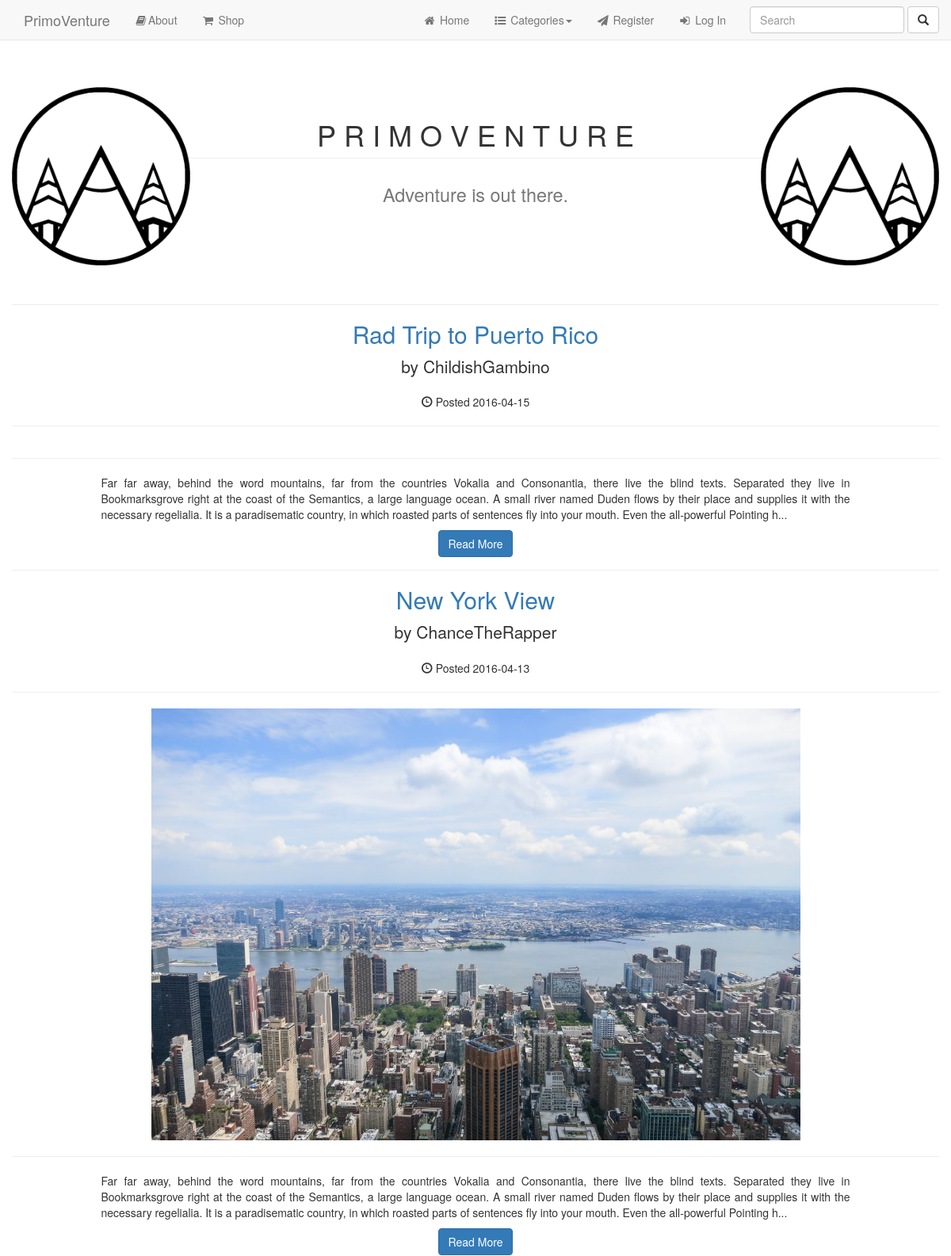
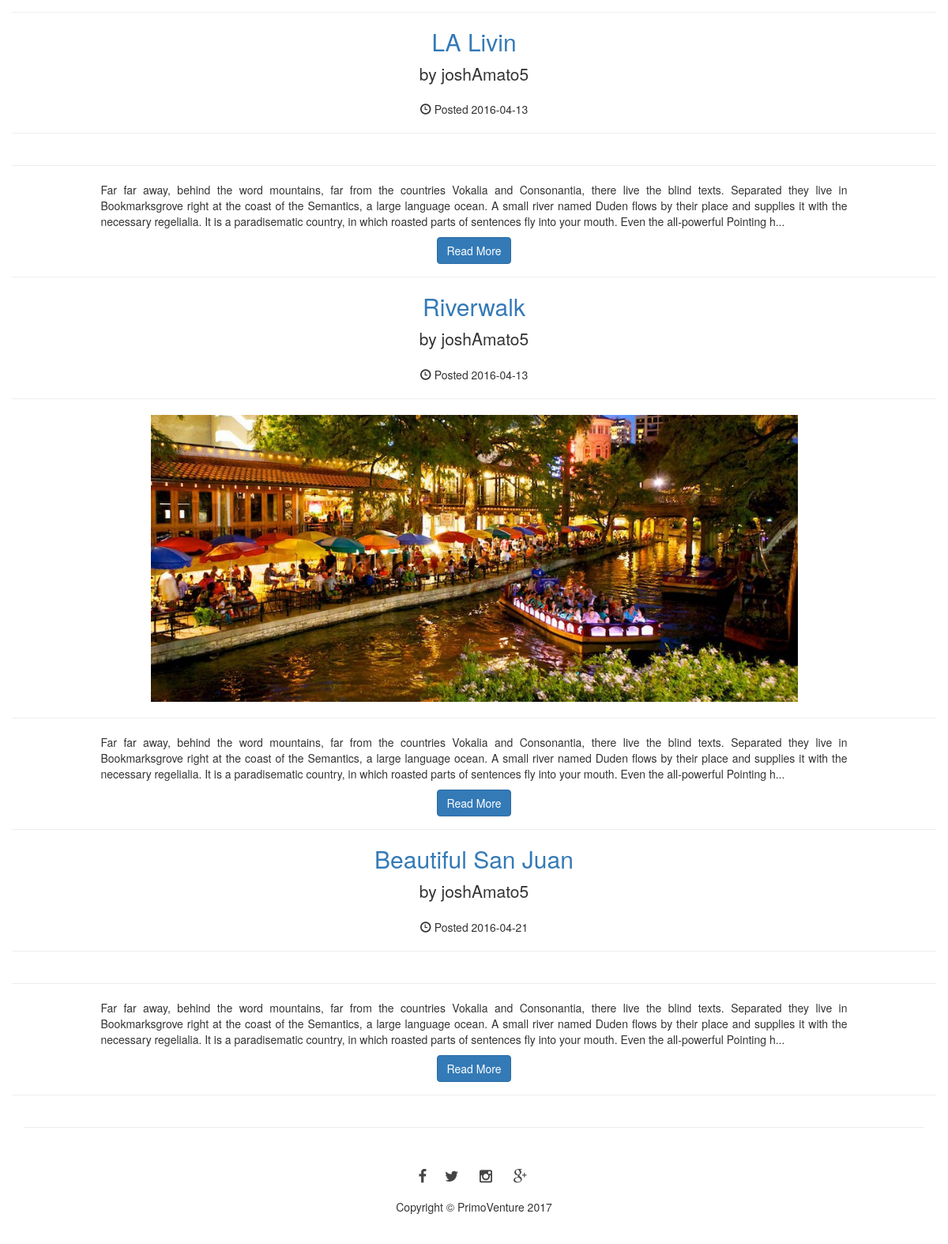
The app's page /category.php?category=1 with its own data (2 pictures, top to bottom).
### tables this page shows
CREATE TABLE `posts` (
  `post_id` int(3) NOT NULL,
  `post_category_id` int(3) NOT NULL,
  `post_title` varchar(255) NOT NULL,
  `post_author` varchar(255) NOT NULL,
  `post_date` date NOT NULL,
  `post_image` text NOT NULL,
  `post_content` text NOT NULL,
  `post_tags` varchar(255) NOT NULL,
  `post_comment_count` int(25) NOT NULL,
  `post_status` varchar(255) NOT NULL DEFAULT 'draft'
);

### category.php (the view, shortened to what this page needs)
<?php include "includes/header.php"; ?>
    <?php include "includes/navigation.php"; ?>
    <div class="container">
        <div class="row">
            <br><br>
            <img src="img/primoventureLogoB&W.png" alt="" width="225" class="image-responsive" style="float:left">
            <img src="img/primoventureLogoB&W.png" alt="" width="225" class="image-responsive" style="float:right">
            <h1 class="page-header text-center">P R I M O V E N T U R E</h1>
            <div class="text-center"><h1><small> Adventure is out there.</small></h1></div>
            <div class="page-header"></div>
            <div class="col text-center">
               <?php
                    if(isset($_GET['category'])){
                        $post_category_id = $_GET['category'];
                    }
                    $query = "SELECT * FROM posts WHERE post_category_id = $post_category_id";
                    $select_all_posts_query = mysqli_query($connection, $query);
                    while($row = mysqli_fetch_assoc($select_all_posts_query)){
                        $post_id = $row['post_id'];
                        $post_title = $row['post_title'];
                        $post_author = $row['post_author'];
                        $post_date = $row['post_date'];
                        $post_image = $row['post_image'];
                        $post_content = substr($row['post_content'],0,430);
                        $post_status = $row['post_status'];
                        if($post_status == 'published'){
                        ?>
                            <h2>
                                <a href="post.php?p_id=<?php echo $post_id;?>"><?php echo $post_title; ?></a>
                            </h2>
                            <p class="lead">
                                by <?php echo $post_author; ?>
                            </p>
                            <p><span class="glyphicon glyphicon-time"></span> Posted <?php echo $post_date; ?></p>
                            <hr>
                            <a href="post.php?p_id=<?php echo $post_id;?>">
                                <img class="img-responsive center-block" src="img/<?php echo $post_image;?>" alt="" width="70%">
                            </a>
                            <hr>
                            <div class="col-md-10 col-md-offset-1">
                                <span class="text-justify"><p><?php echo $post_content; ?>...</p></span>
                                <a href="post.php?p_id=<?php echo $post_id;?>" class="btn btn-primary" >Read More<span class="glyphicon"></span></a>
                            </div>
                            <br><br><br><br><br>
                            <hr>
                   <?php } }?>
            </div>
        </div>
        <hr>
<?php include "includes/footer.php"; ?>

### includes/header.php (shortened to what this page needs)
<!DOCTYPE html>
<html lang="en">
    <head>
        <link href="css/bootstrap.min.css" rel="stylesheet">
        <link href="css/blog-home.css" rel="stylesheet">
        <link rel="stylesheet" href="admin/font-awesome/css/font-awesome.min.css">
        <link rel="stylesheet" href="admin/font-awesome/css/font-awesome-animation.min.css">
        <link rel="stylesheet" href="admin/font-awesome/css/font-awesome.css">
        <link rel="stylesheet" href="css/loading.css">
        <link rel="stylesheet" href="css/fade.css">
    </head>
<body>
<div class="fade-in">

### includes/navigation.php (shortened to what this page needs)
<nav class="navbar navbar-default navbar-fixed-top" role="navigation">
    <div class="container">
        <div class="navbar-header">
            <a class="navbar-brand" href="index.php">PrimoVenture</a>
        </div>
        <div class="collapse navbar-collapse" id="bs-example-navbar-collapse-1">
            <ul class="nav navbar-nav navbar-left">
                <li><a href="about.php"><i class="fa fa-fw fa-book"></i>About</a></li>
                <li><a href="shop/index.php"><i class="fa fa-fw fa-shopping-cart"></i> Shop</a></li>
            </ul>
             <ul class="nav navbar-nav navbar-right">
                <li><a href="home.php"><i class='fa fa-fw fa-home'></i> Home</a></li>
                <li class="dropdown">
                    <a href="#" class="dropdown-toggle" data-toggle="dropdown" role="button" aria-haspopup="true" aria-expanded="false"><i class="fa fa-fw fa-list-ul"></i> Categories<span class="caret"></span></a>
                </li>
                <?php
                    if(isset($_SESSION['user_role'])){
                            $user_role = $_SESSION['user_role'];
                            if($user_role == 'admin'){
                                echo "<li class='dropdown'>
                                        <a href='#' class='dropdown-toggle' data-toggle='dropdown'><i class='fa fa-fw fa-user'></i> {$username} <b class='caret'></b></a>
                                        <ul class='dropdown-menu'>
                                            <li>
                                                <a href='admin/index.php'><i class='fa fa-fw fa-lock'></i> Admin</a>
                                            </li>
                                            <li class='divider'></li>
                                            <li>
                                                <a href='profile.php?u_id={$user_id}'><i class='fa fa-fw fa-user'></i> Profile</a>
                                            </li>
                                        </ul>
                                      </li>";
                            }else{
                                echo "<li><a href='profile.php?u_id={$user_id}'><i class='fa fa-fw fa-user'></i> {$username}</a></li>";
                            }
                            echo "<li><a href='registration.php'><i class='fa fa-fw fa-send'></i> Register</a></li>";
                            echo "<li><a href='includes/logout.php'><i class='fa fa-fw fa-power-off'></i> Log Out</a></li>";
                        }else{
                            echo "<li><a href='registration.php'><i class='fa fa-fw fa-send'></i> Register</a></li>";
                            echo "<li><a href='login_page.php'><i class='fa fa-fw fa-sign-in'></i> Log In</a></li>";
                    }
                ?>
              <form class="navbar-form navbar-right" action="search.php" method="post">
                <div class="form-group">
                    <input type="text" class="form-control" placeholder="Search" name="search">
                </div>
                <button name="submit" type="submit" class="btn btn-default"><span class="glyphicon glyphicon-search"></span></button>
              </form>
            </ul>
        </div>
    </div>
</nav>

### includes/footer.php (shortened to what this page needs)
        <footer>
            <div class="row">
               <div class="col-lg-12 text-center">
                   <a href="https://www.facebook.com/primoventure/" target="_blank"><span style="color: #444444;"><i class='fa fa-lg fa-facebook faa-bounce animated-hover' aria-hidden="true"></i></span></a>&nbsp;&nbsp;&nbsp;&nbsp;
                   <a href="https://twitter.com/PrimoVenture" target="_blank"><span style="color: #444444;"><i class='fa fa-lg fa-fw fa-twitter faa-bounce animated-hover' aria-hidden="true"></span></i></a>&nbsp;&nbsp;&nbsp;&nbsp;
                   <a href="https://www.instagram.com/primoventure/" target="_blank"><span style="color: #444444;"><i class='fa fa-lg fa-fw fa-instagram faa-bounce animated-hover' aria-hidden="true"></span></i></a>&nbsp;&nbsp;&nbsp;&nbsp;
                   <a href="https://plus.google.com/u/3/115135036147474112380" target="_blank"><span style="color: #444444;"><i class='fa fa-lg fa-fw fa-google-plus faa-bounce animated-hover' aria-hidden="true"></span></i></a>
               </div><br><br>
                <div class="col-lg-12">
                    <p class="text-center">Copyright &copy; PrimoVenture <?php echo date("Y"); ?></p>
                </div>
            </div>
        </footer>
    </div>
</div>
</body>
</html>

### css/blog-home.css (style rules this page uses)
body { padding-top: 70px; }
footer { margin: 50px 0; }

### css/fade.css (style rules this page uses)
.fade-in { opacity:0; -webkit-animation:fadeIn ease-in 1; -moz-animation:fadeIn ease-in 1; animation:fadeIn ease-in 1; -webkit-animation-fill-mode:forwards; -moz-animation-fill-mode:forwards; animation-fill-mode:forwards; -webkit-animation-duration:.3s; -moz-animation-duration:.3s; animation-duration:.3s; }
.fade-in { -webkit-animation-delay: 0.3s; -moz-animation-delay: 0.3s; animation-delay: 0.3s; }
.fade-in { animation-name: fade-in; }

### records on screen
posts: post_title "Rad Trip to Puerto Rico", post_author "ChildishGambino", post_date "2016-04-15", post_content "Far far away, behind the word mountains, far from the countries Vokalia and Consonantia, there live the blind texts. Separated they live in Bookmarksgrove right at the coast of the Semantics, a large language ocean. A small river named Duden flows by their place and supplies it with the necessary regelialia. It is a paradisematic country, in which roasted parts of sentences fly into your mouth. Even the all-powerful Pointing h"
posts: post_title "New York View", post_author "ChanceTheRapper", post_date "2016-04-13", post_image (picture), post_content "Far far away, behind the word mountains, far from the countries Vokalia and Consonantia, there live the blind texts. Separated they live in Bookmarksgrove right at the coast of the Semantics, a large language ocean. A small river named Duden flows by their place and supplies it with the necessary regelialia. It is a paradisematic country, in which roasted parts of sentences fly into your mouth. Even the all-powerful Pointing h"
posts: post_title "LA Livin", post_author "joshAmato5", post_date "2016-04-13", post_content "Far far away, behind the word mountains, far from the countries Vokalia and Consonantia, there live the blind texts. Separated they live in Bookmarksgrove right at the coast of the Semantics, a large language ocean. A small river named Duden flows by their place and supplies it with the necessary regelialia. It is a paradisematic country, in which roasted parts of sentences fly into your mouth. Even the all-powerful Pointing h"
posts: post_title "Riverwalk", post_author "joshAmato5", post_date "2016-04-13", post_image (picture), post_content "Far far away, behind the word mountains, far from the countries Vokalia and Consonantia, there live the blind texts. Separated they live in Bookmarksgrove right at the coast of the Semantics, a large language ocean. A small river named Duden flows by their place and supplies it with the necessary regelialia. It is a paradisematic country, in which roasted parts of sentences fly into your mouth. Even the all-powerful Pointing h"
posts: post_title "Beautiful San Juan", post_author "joshAmato5", post_date "2016-04-21", post_content "Far far away, behind the word mountains, far from the countries Vokalia and Consonantia, there live the blind texts. Separated they live in Bookmarksgrove right at the coast of the Semantics, a large language ocean. A small river named Duden flows by their place and supplies it with the necessary regelialia. It is a paradisematic country, in which roasted parts of sentences fly into your mouth. Even the all-powerful Pointing h"
